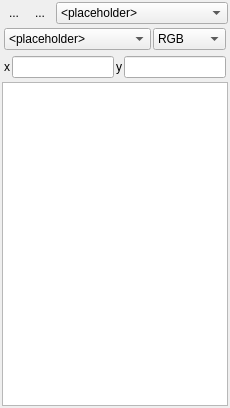
<?xml version="1.0" encoding="UTF-8"?>
<ui version="4.0">
 <class>cursorLocationInfoPanel</class>
 <widget class="QDockWidget" name="cursorLocationInfoPanel">
  <property name="geometry">
   <rect>
    <x>0</x>
    <y>0</y>
    <width>230</width>
    <height>408</height>
   </rect>
  </property>
  <property name="windowIcon">
   <iconset>
    <normaloff>:/enmapbox/icons/mActionIdentify.png</normaloff>:/enmapbox/icons/mActionIdentify.png</iconset>
  </property>
  <property name="windowTitle">
   <string>Cursor Location Values</string>
  </property>
  <widget class="QWidget" name="dockWidgetContents">
   <layout class="QVBoxLayout" name="verticalLayout">
    <property name="spacing">
     <number>2</number>
    </property>
    <property name="leftMargin">
     <number>2</number>
    </property>
    <property name="topMargin">
     <number>2</number>
    </property>
    <property name="rightMargin">
     <number>2</number>
    </property>
    <property name="bottomMargin">
     <number>2</number>
    </property>
    <item>
     <layout class="QHBoxLayout" name="horizontalLayout_2">
      <property name="spacing">
       <number>2</number>
      </property>
      <item>
       <widget class="QToolButton" name="btnActivateMapTool">
        <property name="toolTip">
         <string>Click and select a map location</string>
        </property>
        <property name="text">
         <string>...</string>
        </property>
        <property name="icon">
         <iconset resource="eotsv_resources.qrc">
          <normaloff>:/eotimeseriesviewer/icons/mActionIdentify.svg</normaloff>:/eotimeseriesviewer/icons/mActionIdentify.svg</iconset>
        </property>
        <property name="autoRaise">
         <bool>true</bool>
        </property>
       </widget>
      </item>
      <item>
       <widget class="QToolButton" name="btnReload">
        <property name="toolTip">
         <string>Reload value(s) for last location</string>
        </property>
        <property name="text">
         <string>...</string>
        </property>
        <property name="icon">
         <iconset>
          <normaloff>:/eotimeseriesviewer/icons/mActionRefresh.png</normaloff>:/eotimeseriesviewer/icons/mActionRefresh.png</iconset>
        </property>
        <property name="autoRaise">
         <bool>true</bool>
        </property>
       </widget>
      </item>
      <item>
       <widget class="QgsProjectionSelectionWidget" name="btnCrs">
        <property name="maximumSize">
         <size>
          <width>22</width>
          <height>16777215</height>
         </size>
        </property>
       </widget>
      </item>
      <item>
       <widget class="QComboBox" name="cbLayerModes">
        <property name="sizePolicy">
         <sizepolicy hsizetype="Preferred" vsizetype="Fixed">
          <horstretch>2</horstretch>
          <verstretch>0</verstretch>
         </sizepolicy>
        </property>
        <property name="toolTip">
         <string/>
        </property>
        <property name="frame">
         <bool>true</bool>
        </property>
        <item>
         <property name="text">
          <string>&lt;placeholder&gt;</string>
         </property>
        </item>
       </widget>
      </item>
      <item>
       <spacer name="horizontalSpacer">
        <property name="orientation">
         <enum>Qt::Horizontal</enum>
        </property>
        <property name="sizeHint" stdset="0">
         <size>
          <width>0</width>
          <height>0</height>
         </size>
        </property>
       </spacer>
      </item>
     </layout>
    </item>
    <item>
     <layout class="QHBoxLayout" name="horizontalLayout_4">
      <property name="spacing">
       <number>2</number>
      </property>
      <property name="leftMargin">
       <number>2</number>
      </property>
      <property name="topMargin">
       <number>2</number>
      </property>
      <property name="rightMargin">
       <number>2</number>
      </property>
      <property name="bottomMargin">
       <number>2</number>
      </property>
      <item>
       <widget class="QComboBox" name="cbLayerTypes">
        <property name="sizePolicy">
         <sizepolicy hsizetype="Preferred" vsizetype="Preferred">
          <horstretch>2</horstretch>
          <verstretch>0</verstretch>
         </sizepolicy>
        </property>
        <property name="toolTip">
         <string>Select the map layer types to extact the cursor location values for.</string>
        </property>
        <item>
         <property name="text">
          <string>&lt;placeholder&gt;</string>
         </property>
        </item>
       </widget>
      </item>
      <item>
       <widget class="QComboBox" name="cbRasterBands">
        <property name="sizePolicy">
         <sizepolicy hsizetype="Preferred" vsizetype="Preferred">
          <horstretch>1</horstretch>
          <verstretch>0</verstretch>
         </sizepolicy>
        </property>
        <property name="minimumSize">
         <size>
          <width>45</width>
          <height>0</height>
         </size>
        </property>
        <property name="maximumSize">
         <size>
          <width>75</width>
          <height>16777215</height>
         </size>
        </property>
        <property name="toolTip">
         <string>Raster bands to be read</string>
        </property>
        <item>
         <property name="text">
          <string>RGB</string>
         </property>
        </item>
       </widget>
      </item>
     </layout>
    </item>
    <item>
     <layout class="QHBoxLayout" name="horizontalLayout">
      <property name="spacing">
       <number>2</number>
      </property>
      <property name="leftMargin">
       <number>2</number>
      </property>
      <property name="topMargin">
       <number>2</number>
      </property>
      <property name="rightMargin">
       <number>2</number>
      </property>
      <property name="bottomMargin">
       <number>2</number>
      </property>
      <item>
       <widget class="QLabel" name="label">
        <property name="text">
         <string>x</string>
        </property>
       </widget>
      </item>
      <item>
       <widget class="QLineEdit" name="tbX">
        <property name="readOnly">
         <bool>true</bool>
        </property>
       </widget>
      </item>
      <item>
       <widget class="QLabel" name="label_2">
        <property name="text">
         <string>y</string>
        </property>
       </widget>
      </item>
      <item>
       <widget class="QLineEdit" name="tbY">
        <property name="readOnly">
         <bool>true</bool>
        </property>
       </widget>
      </item>
     </layout>
    </item>
    <item>
     <widget class="QTreeView" name="treeView"/>
    </item>
   </layout>
  </widget>
  <action name="actionRequestCursorLocation">
   <property name="icon">
    <iconset resource="eotsv_resources.qrc">
     <normaloff>:/eotimeseriesviewer/icons/mActionIdentify.svg</normaloff>:/eotimeseriesviewer/icons/mActionIdentify.svg</iconset>
   </property>
   <property name="text">
    <string>Select Cursor Location</string>
   </property>
  </action>
  <action name="actionReload">
   <property name="icon">
    <iconset resource="eotsv_resources.qrc">
     <normaloff>:/eotimeseriesviewer/icons/mActionRefresh.svg</normaloff>:/eotimeseriesviewer/icons/mActionRefresh.svg</iconset>
   </property>
   <property name="text">
    <string>Reload</string>
   </property>
   <property name="toolTip">
    <string>Reload the pixel values for the given map location</string>
   </property>
  </action>
  <action name="actionAllRasterBands">
   <property name="text">
    <string>All</string>
   </property>
   <property name="toolTip">
    <string>Activate this to return values from all raster bands.</string>
   </property>
  </action>
  <action name="actionVisibleRasterBands">
   <property name="text">
    <string>V</string>
   </property>
   <property name="toolTip">
    <string>Actives this to return values from visible raster bands only.</string>
   </property>
  </action>
 </widget>
 <customwidgets>
  <customwidget>
   <class>QgsProjectionSelectionWidget</class>
   <extends>QWidget</extends>
   <header>qgsprojectionselectionwidget.h</header>
   <container>1</container>
  </customwidget>
 </customwidgets>
 <resources>
  <include location="eotsv_resources.qrc"/>
 </resources>
 <connections/>
</ui>
